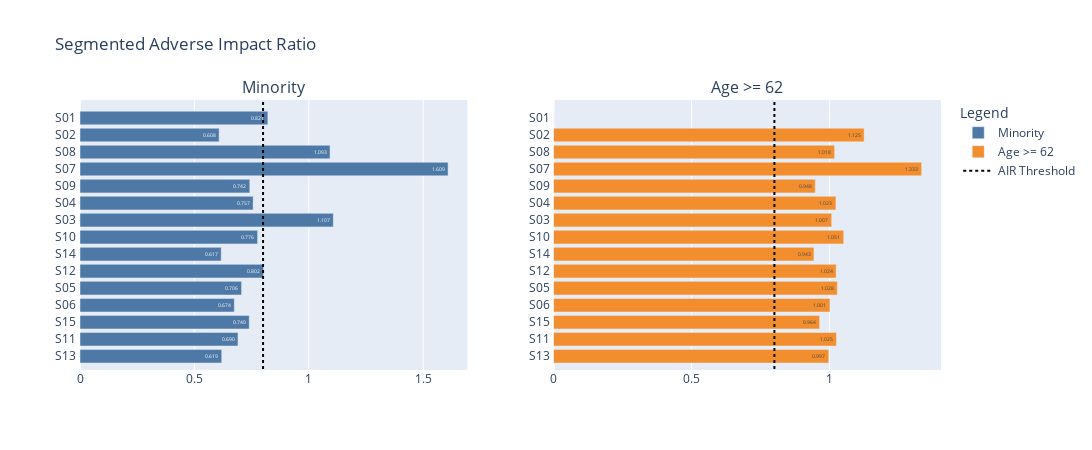

The code cell stored with this chart in its notebook:
### Markdown cell above
#### _Segmented Adverse Impact Ratio (AIR) Assuming a Single Offer_

### Code cell
said = sd.segmented_adverse_impact_ratio(
    group_data=valid,
    **common_disp_info,
    outcome=valid['Offer'],
    air_threshold=0.8,
    percent_difference_threshold=0.0,
    label=valid[label],
    segment=valid['Segment'],
    fdr_threshold=0.20,
)
said

### Figure 1 — Plotly figure (JSON) as saved in the notebook; plotly's stock layout.template omitted (floating-point values rounded to 4 significant figures)
{"data": [{"hovertemplate": "%{x}, %{y}<extra></extra>", "marker": {"color": "RGB(78, 121, 167)"}, "name": "Minority", "orientation": "h", "text": ["0.619", "0.690", "0.740", "0.674", "0.706", "0.802", "0.617", "0.776", "1.107", "0.757", "0.742", "1.609", "1.093", "0.608", "0.821"], "type": "bar", "x": [0.6194, 0.6904, 0.7396, 0.6744, 0.7061, 0.8021, 0.6171, 0.7762, 1.107, 0.7567, 0.7421, 1.609, 1.093, 0.608, 0.8209], "xaxis": "x", "y": ["S13", "S11", "S15", "S06", "S05", "S12", "S14", "S10", "S03", "S04", "S09", "S07", "S08", "S02", "S01"], "yaxis": "y"}, {"hovertemplate": "%{x}, %{y}<extra></extra>", "marker": {"color": "RGB(242, 142, 45)"}, "name": "Age >= 62", "orientation": "h", "text": ["0.997", "1.025", "0.964", "1.001", "1.028", "1.024", "0.943", "1.051", "1.007", "1.023", "0.948", "1.333", "1.018", "1.125", "0.000"], "type": "bar", "x": [0.997, 1.025, 0.9637, 1.001, 1.028, 1.024, 0.9433, 1.051, 1.007, 1.023, 0.9481, 1.333, 1.018, 1.125, 0], "xaxis": "x2", "y": ["S13", "S11", "S15", "S06", "S05", "S12", "S14", "S10", "S03", "S04", "S09", "S07", "S08", "S02", "S01"], "yaxis": "y2"}, {"line": {"color": "black", "dash": "dot", "width": 2}, "mode": "lines", "name": "AIR Threshold", "showlegend": true, "type": "scatter", "x": [0.8], "xaxis": "x2", "y": ["S13"], "yaxis": "y2"}], "layout": {"annotations": [{"font": {"size": 16}, "showarrow": false, "text": "Minority", "x": 0.225, "xanchor": "center", "xref": "paper", "y": 1, "yanchor": "bottom", "yref": "paper"}, {"font": {"size": 16}, "showarrow": false, "text": "Age >= 62", "x": 0.775, "xanchor": "center", "xref": "paper", "y": 1, "yanchor": "bottom", "yref": "paper"}], "height": 450, "legend": {"title": {"text": "Legend"}}, "shapes": [{"line": {"color": "black", "dash": "dot", "width": 2}, "type": "line", "x0": 0.8, "x1": 0.8, "xref": "x", "y0": -0.75, "y1": 15, "yref": "y"}, {"line": {"color": "black", "dash": "dot", "width": 2}, "type": "line", "x0": 0.8, "x1": 0.8, "xref": "x2", "y0": -0.75, "y1": 15, "yref": "y2"}], "title": {"text": "Segmented Adverse Impact Ratio"}, "width": 1200, "xaxis": {"anchor": "y", "domain": [0, 0.45]}, "xaxis2": {"anchor": "y2", "domain": [0.55, 1]}, "yaxis": {"anchor": "x", "domain": [0, 1], "tickformat": "0,.3f", "ticksuffix": " "}, "yaxis2": {"anchor": "x2", "domain": [0, 1], "tickformat": "0,.3f", "ticksuffix": " "}}}
